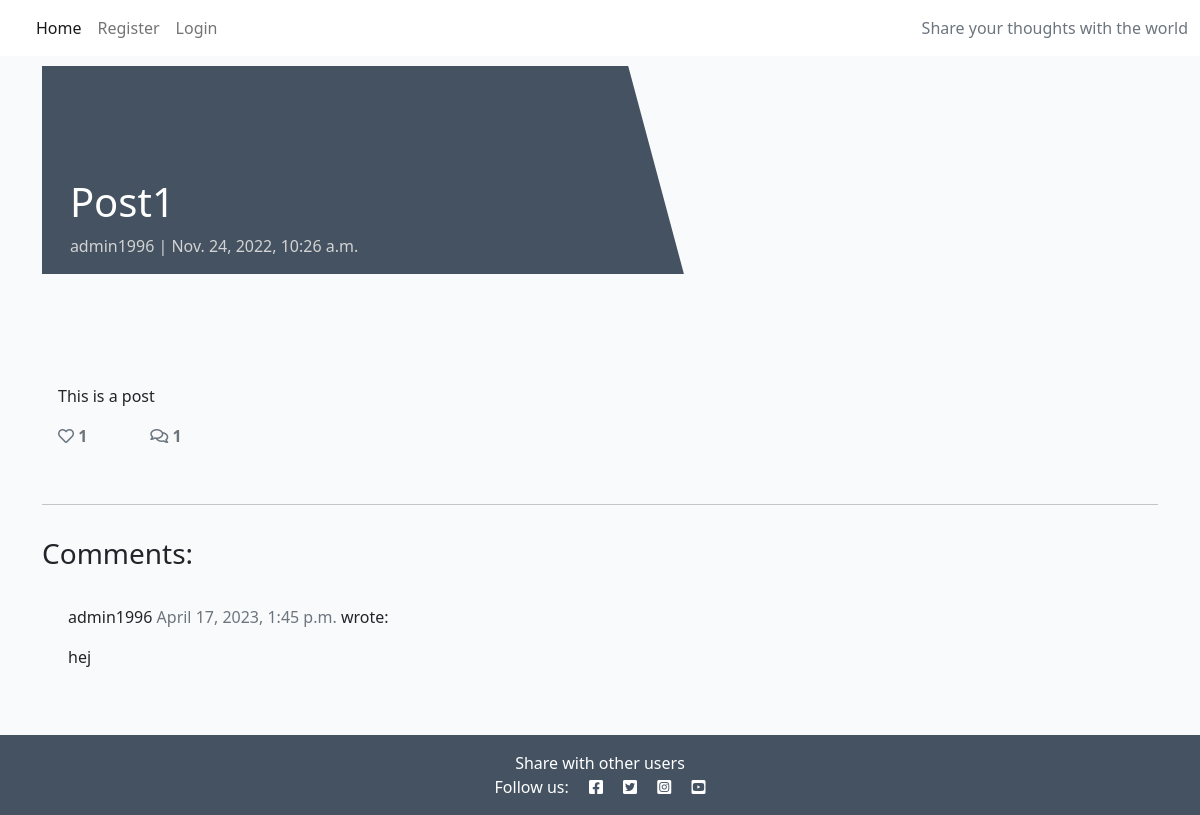
The app's page /post1/ with its own data.
### blog/models.py (models this page shows, shortened)
class Post(models.Model):
    title = models.CharField(max_length=200, unique=True)
    slug = models.SlugField(max_length=200, unique=True)
    author = models.ForeignKey(
        User, on_delete=models.CASCADE, related_name="blog_posts"
    )
    featured_image = CloudinaryField('image', default='placeholder')
    excerpt = models.TextField(blank=True)
    updated_on = models.DateTimeField(auto_now=True)
    content = models.TextField()
    created_on = models.DateTimeField(auto_now_add=True)
    status = models.IntegerField(choices=STATUS, default=0)
    likes = models.ManyToManyField(
        User, related_name='blogpost_like', blank=True)
    class Meta:
        ordering = ["-created_on"]
    def number_of_likes(self):
        return self.likes.count()

class Comment(models.Model):
    post = models.ForeignKey(Post, on_delete=models.CASCADE,
                             related_name="comments")
    name = models.CharField(max_length=80)
    email = models.EmailField()
    body = models.TextField()
    created_on = models.DateTimeField(auto_now_add=True)
    approved = models.BooleanField(default=False)
    class Meta:
        ordering = ["created_on"]

### blog/views.py (the view, shortened to what this page needs)
# urls.py: path('<slug:slug>/', views.PostDetail.as_view(), name='post_detail'),
class PostDetail(View):
    def get(self, request, slug, *args, **kwargs):
        queryset = Post.objects.filter(status=1)
        post = get_object_or_404(queryset, slug=slug)
        comments = post.comments.filter(approved=True).order_by("-created_on")
        liked = False
        if post.likes.filter(id=self.request.user.id).exists():
            liked = True
        return render(
            request,
            "post_detail.html",
            {
                "post": post,
                "comments": comments,
                "commented": False,
                "liked": liked,
                "comment_form": CommentForm()
            },
        )

### templates/post_detail.html (shortened to what this page needs)
{% extends 'base.html' %} {% block content %}
{% load crispy_forms_tags %}
<div class="masthead">
    <div class="container">
        <div class="row g-0">
            <div class="col-md-6 masthead-text">
                <h1 class="post-title">{{ post.title }}</h1>
                <p class="post-subtitle">{{ post.author }} | {{ post.created_on }}</p>
            </div>
            <div class="d-none d-md-block col-md-6 masthead-image">
            </div>
        </div>
    </div>
</div>
<div class="container">
    <div class="row">
        <div class="col card mb-4  mt-3 left  top">
            <div class="card-body">
                <p class="card-text ">
                    {{ post.content | safe }}
                </p>
                <div class="row">
                    <div class="col-1">
                        <strong>
                            {% if user.is_authenticated %}
                            <form class="d-inline" action="{% url 'post_like' post.slug %}" method="POST">
                                {% csrf_token %}
                                {% if liked %}
                                <button type="submit" name="blogpost_id" value="{{post.slug}}" class="btn-like"><i
                                        class="fas fa-heart"></i></button>
                                {% else %}
                                <button type="submit" name="blogpost_id" value="{{post.slug}}" class="btn-like"><i
                                        class="far fa-heart"></i></button>
                                {% endif %}
                            </form>
                            {% else %}
                            <span class="text-secondary"><i class="far fa-heart"></i></span>
                            {% endif %}
                            <span class="text-secondary">{{ post.number_of_likes }} </span>
                        </strong>
                    </div>
                    <div class="col-1">
                        {% with comments.count as total_comments %}
                        <strong class="text-secondary"><i class="far fa-comments"></i>
                            {{ total_comments }}</strong>
                        {% endwith %}
                    </div>
                </div>
            </div>
        </div>
    </div>
    <div class="row">
        <div class="col">
            <hr>
        </div>
    </div>
    <div class="row">
        <div class="col-md-8 card mb-4  mt-3 ">
            <h3>Comments:</h3>
            <div class="card-body">
                {% for comment in comments %}
                <div class="comments" style="padding: 10px;">
                    <p class="font-weight-bold">
                        {{ comment.name }}
                        <span class=" text-muted font-weight-normal">
                            {{ comment.created_on }}
                        </span> wrote:
                    </p>
                    {{ comment.body | linebreaks }}
                </div>
                {% endfor %}
            </div>
        </div>
        <div class="col-md-4 card mb-4  mt-3 ">
            <div class="card-body">
            </div>
        </div>
    </div>
</div>
{% endblock content %}

### static/css/style.css (style rules this page uses)
body { background-color: #F9FAFC; }
.main-bg { background-color: #F9FAFC; }
.card { border: none; background-color: transparent; }
.masthead { margin-top: 10px; overflow: hidden; position: relative; display: inline-block; height: 33vh; width: 100%; }
.masthead-text { background-color: #445261; color: white; position: relative; }
.masthead-image { position: relative; overflow: hidden; }
.masthead-image:after { content: ""; position: absolute; top: 0; right: 90%; height: 100%; width: 150%; background: #445261; -webkit-transform: skew(15deg); -moz-transform: skew(15deg); transform: skew(15deg); z-index: 100; }
.post-title { margin-top: 20%; margin-left: 5%; }
.post-subtitle { margin-left: 5%; color: lightgray; }

### records on screen
Post: title "Post1", author "admin1996", created_on "Nov. 24, 2022, 10:26 a.m.", content "This is a post", number_of_likes "1"
Comment: name "admin1996", created_on "April 17, 2023, 1:45 p.m.", body "hej"

### other values on screen
{{ total_comments }} "1"
